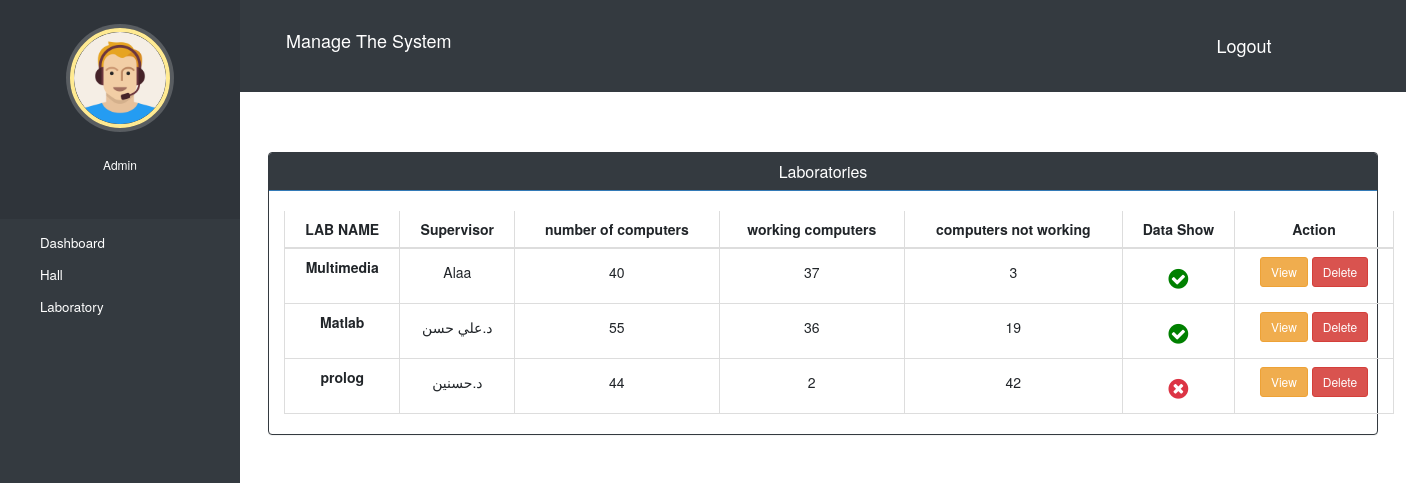
Page /admin-view-labs (signed in) on the committed database.
### laboratories/models.py (models this page shows, shortened)
class Laboratorie(models.Model):
    name = models.CharField(verbose_name="Name",max_length=250)
    supervisor = models.CharField(verbose_name="Supervisor",max_length=250,null=True,blank=True)
    numbers_of_computer = models.IntegerField(verbose_name="Numbers of Computer",null=True)
    working_computers = models.IntegerField(verbose_name="Working Computers",null=True)
    computers_not_working = models.IntegerField(verbose_name="Computers not working",null=True)
    data_show = models.BooleanField( verbose_name = "Data Show",default=True)
    days = models.ManyToManyField(Day)

### manage/views.py (the view)
# urls.py: path('admin-view-labs', views.admin_view_lab_view,name='admin-view-labs'),
@login_required(login_url='adminlogin')
@user_passes_test(is_admin)
def admin_view_lab_view(request):
    labs=Laboratorie.objects.all()
    for lab in labs:
        for _ in range(1000):
            value1 = randint(0, lab.numbers_of_computer)
            value2 = randint(0, lab.numbers_of_computer)
            if (value1+value2 == lab.numbers_of_computer):
                lab.working_computers = value1
                lab.computers_not_working = value2
                print(value1+value2)
                break
            else :
                pass
    return render(request,'manage/admin_view_labs.html',{'labs':labs})

### manage/views.py (called while the page is built)
def is_admin(user):
    return user.groups.filter(name='ADMIN').exists()

### templates/manage/admin_view_labs.html (shortened to what this page needs)
{% extends 'manage/admin_base.html' %}
{% block content %}
{%load static%}
<head>
  <link href="//netdna.bootstrapcdn.com/bootstrap/3.0.0/css/bootstrap.min.css" rel="stylesheet" id="bootstrap-css">
</head>
<div class="container">
  <div class="panel panel-primary border border-dark">
    <div class="panel-heading bg-dark">
      <h6 class="panel-title">Laboratories</h6>
    </div>
    <div class="container">
      <div class="timetable-img text-center">
      </div>
      <div class="table-responsive">
          <table class="table table-bordered text-center">
              <thead>
                  <tr class="bg-light-gray">
                      <th class="text-uppercase text-center">Lab Name
                      </th>
                      <th class="align-middle text-center">Supervisor</th>
                      <th class="align-middle text-center">number of computers</th>
                      <th class="align-middle text-center">working computers</th>
                      <th class="align-middle text-center">computers not working</th>
                      <th class="align-middle text-center">Data Show</th>
                      <th class="align-middle text-center">Action</th>
                  </tr>
              </thead>
              <tbody>
                  {% for i in labs %}
                  <tr>
                    <th class="margin-10px-top font-size14 mt-2 text-center ">{{i.name}}</th>
                      <td>
                          <div class="margin-10px-top font-size14  mt-2">{{i.supervisor}}</div>
                      </td>
                      <td>
                        <div class="font-size13 text-light-gray mt-2 ">{{i.numbers_of_computer}}</div>
                      </td>
                      <td>
                        <div class="font-size13 text-light-gray mt-2 ">{{i.working_computers}}</div>
                      </td>
                      <td>
                        <div class="font-size13 text-light-gray mt-2 ">{{i.computers_not_working}}</div>
                      </td>
                      {% if  i.data_show %}
                      <td style= "">
                        <div style="margin-top:5px;"  class="margin-10px-top font-size14"> <i style="color:green;" class="fa fa-check-circle" aria-hidden="true"></i>   </div>
                        </td>
                      {% else %}
                        <td style= "">
                          <div style="margin-top:5px;"  class="margin-10px-top font-size14"> <i style="color:#dc3545;" class="fa fa-times-circle" aria-hidden="true"></i>   </div>
                          </td>
                      {% endif %}
                      <td>
                        <a href="{% url 'lab_details' i.id %}" class="btn btn-sm btn-warning">View</a>
                        <a href="{% url 'delete_lab' i.id %}" class="btn btn-sm btn-danger">Delete</a></td>
                  </tr>
                {% endfor %}
              </tbody>
          </table>
      </div>
  </div>
  </div>
</div>
{% endblock content %}

### static/style.css (style rules this page uses)
body { padding-left: 240px; }

### templates/manage/admin_base.html (style rules this page uses)
a:link { text-decoration: none; }
a { color: white; }
.fa { font-size: 23px; width: 60px; text-align: center; text-decoration: none; margin: 5px 2px; border-radius: 50%; }
body { padding-left: 240px; }

### templates/manage/admin_view_labs.html (style rules this page uses)
a:link { text-decoration: none; }
h6 { text-align: center; }

### rows in the picture
Laboratorie: name "Multimedia", supervisor "Alaa", numbers_of_computer "40", working_computers "37", computers_not_working "3", data_show True (drawn)
Laboratorie: name "Matlab", supervisor "د.علي حسن", numbers_of_computer "55", working_computers "36", computers_not_working "19", data_show True (drawn)
Laboratorie: name "prolog", supervisor "د.حسنين", numbers_of_computer "44", working_computers "2", computers_not_working "42", data_show False (drawn)
